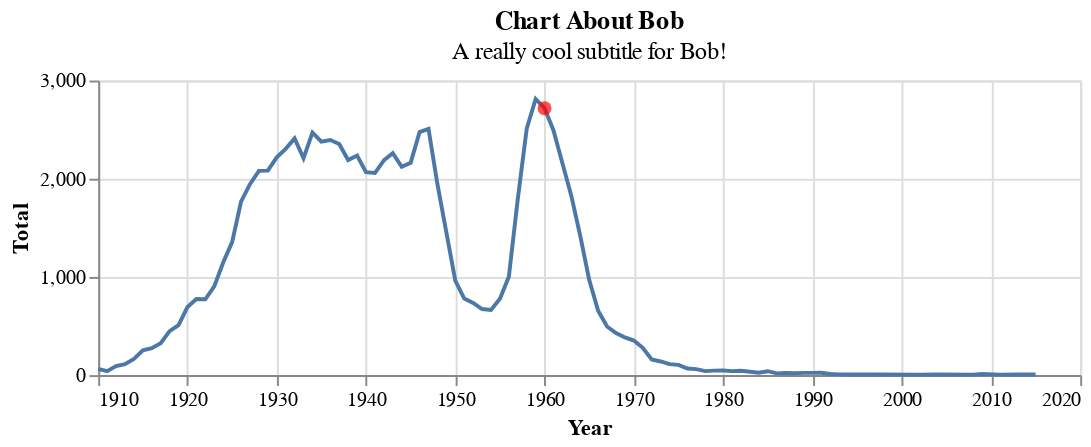

Write notebook code for a chart like this one.
### Code cell
birthday = bob.query('year == 1960')

birthday_point = (alt.Chart(birthday)
    .mark_circle(color = 'red', size = 50)
    .encode(x = 'year', y = 'Total')
    )

bob_chart + birthday_point
